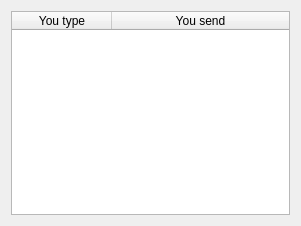
<?xml version="1.0" encoding="UTF-8"?>
<ui version="4.0">
 <class>ReplaceCfgBase</class>
 <widget class="QWidget" name="ReplaceCfgBase">
  <property name="geometry">
   <rect>
    <x>0</x>
    <y>0</y>
    <width>301</width>
    <height>226</height>
   </rect>
  </property>
  <property name="windowTitle">
   <string>Form1</string>
  </property>
  <layout class="QVBoxLayout">
   <property name="spacing">
    <number>6</number>
   </property>
   <property name="margin">
    <number>11</number>
   </property>
   <item>
    <widget class="QTableWidget" name="lstKeys">
     <property name="columnCount">
      <number>2</number>
     </property>
     <attribute name="horizontalHeaderDefaultSectionSize">
      <number>100</number>
     </attribute>
     <attribute name="horizontalHeaderMinimumSectionSize">
      <number>100</number>
     </attribute>
     <attribute name="horizontalHeaderStretchLastSection">
      <bool>true</bool>
     </attribute>
     <attribute name="verticalHeaderVisible">
      <bool>false</bool>
     </attribute>
     <attribute name="verticalHeaderDefaultSectionSize">
      <number>18</number>
     </attribute>
     <attribute name="verticalHeaderDefaultSectionSize">
      <number>18</number>
     </attribute>
     <attribute name="horizontalHeaderStretchLastSection">
      <bool>true</bool>
     </attribute>
     <attribute name="horizontalHeaderMinimumSectionSize">
      <number>100</number>
     </attribute>
     <column>
      <property name="text">
       <string>You type</string>
      </property>
     </column>
     <column>
      <property name="text">
       <string>You send</string>
      </property>
     </column>
    </widget>
   </item>
  </layout>
 </widget>
 <resources/>
 <connections/>
</ui>
